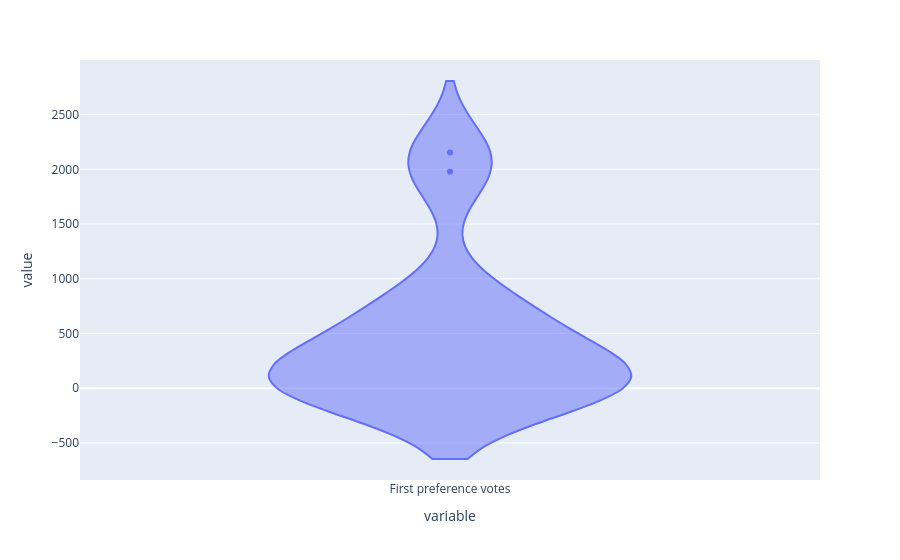

Source (notebook cell):
### Code cell
(southside_newington[0]
 ['First preference votes']
 .plot(kind='violin')
)

### Figure 1 — Plotly figure (JSON) as saved in the notebook; plotly's stock layout.template omitted (floating-point values rounded to 4 significant figures)
{"data": [{"alignmentgroup": "True", "box": {"visible": false}, "hovertemplate": "variable=%{x}<br>value=%{y}<extra></extra>", "legendgroup": "", "marker": {"color": "#636efa"}, "name": "", "offsetgroup": "", "orientation": "v", "scalegroup": "True", "showlegend": false, "type": "violin", "x": ["First preference votes", "First preference votes", "First preference votes", "First preference votes", "First preference votes", "First preference votes", "First preference votes", "First preference votes", "First preference votes", "First preference votes", "First preference votes", "First preference votes", "First preference votes"], "x0": " ", "xaxis": "x", "y": [2153, 9, 1978, 63, 543, 717, 38, 757, 12, 305, 7, 46, 78], "y0": " ", "yaxis": "y"}], "layout": {"legend": {"tracegroupgap": 0}, "margin": {"t": 60}, "violinmode": "group", "xaxis": {"anchor": "y", "domain": [0, 1], "title": {"text": "variable"}}, "yaxis": {"anchor": "x", "domain": [0, 1], "title": {"text": "value"}}}}
